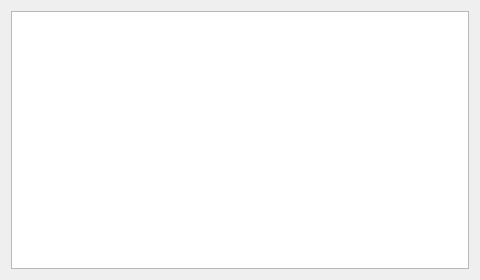
<?xml version="1.0" encoding="UTF-8"?>
<ui version="4.0">
 <class>TownBulidingsWidget</class>
 <widget class="QDialog" name="TownBulidingsWidget">
  <property name="windowModality">
   <enum>Qt::NonModal</enum>
  </property>
  <property name="geometry">
   <rect>
    <x>0</x>
    <y>0</y>
    <width>480</width>
    <height>280</height>
   </rect>
  </property>
  <property name="sizePolicy">
   <sizepolicy hsizetype="MinimumExpanding" vsizetype="MinimumExpanding">
    <horstretch>0</horstretch>
    <verstretch>0</verstretch>
   </sizepolicy>
  </property>
  <property name="minimumSize">
   <size>
    <width>480</width>
    <height>280</height>
   </size>
  </property>
  <property name="windowTitle">
   <string>Buildings</string>
  </property>
  <property name="modal">
   <bool>true</bool>
  </property>
  <layout class="QHBoxLayout" name="horizontalLayout">
   <item>
    <widget class="QTreeView" name="treeView">
     <property name="editTriggers">
      <set>QAbstractItemView::NoEditTriggers</set>
     </property>
     <property name="alternatingRowColors">
      <bool>true</bool>
     </property>
     <attribute name="headerCascadingSectionResizes">
      <bool>true</bool>
     </attribute>
    </widget>
   </item>
  </layout>
 </widget>
 <resources/>
 <connections/>
</ui>
